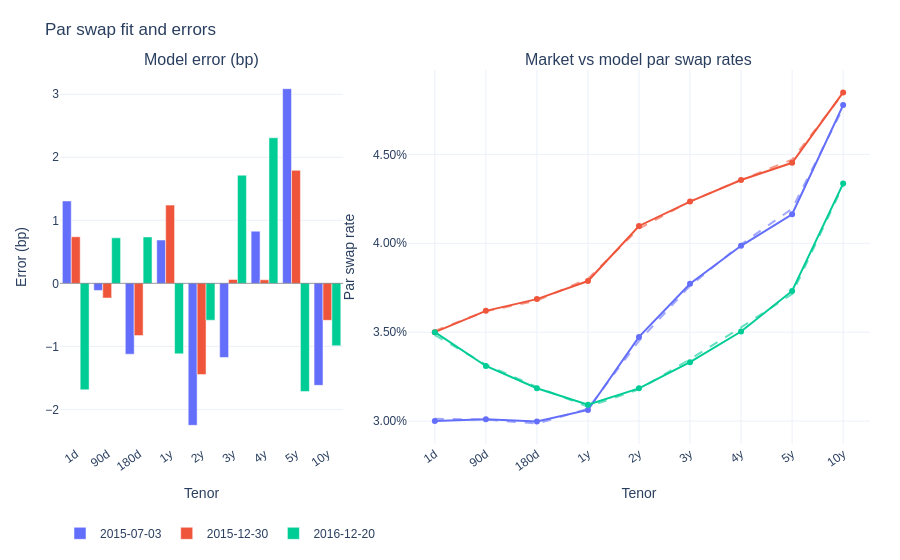

Write notebook code for a chart like this one.
### Markdown cell above
### Results

Qualitatively, the model tracks the market par swap curve very closely on the sample dates. The dashed model curves sit almost on top of the market markers across maturities, and the left-panel bar chart shows low residuals (basis points). With more time spend on training, this results can be improved a lot.

### Code cell
fig, dates = plot_swap_rates(model, test_market_rates_df)
fig.show()

### Figure 1 — Plotly figure (JSON) as saved in the notebook; plotly's stock layout.template omitted (floating-point values rounded to 4 significant figures)
{"data": [{"legendgroup": "2015-07-03", "marker": {"color": "#636EFA"}, "name": "2015-07-03", "type": "bar", "x": ["1d", "90d", "180d", "1y", "2y", "3y", "4y", "5y", "10y"], "xaxis": "x", "y": [1.307, -0.1118, -1.124, 0.6872, -2.252, -1.175, 0.8279, 3.088, -1.619], "yaxis": "y"}, {"legendgroup": "2015-07-03", "line": {"color": "#636EFA"}, "marker": {"color": "#636EFA"}, "mode": "markers+lines", "name": "2015-07-03 (Market)", "showlegend": false, "type": "scatter", "x": ["1d", "90d", "180d", "1y", "2y", "3y", "4y", "5y", "10y"], "xaxis": "x2", "y": [0.03, 0.0301, 0.02998, 0.03063, 0.03473, 0.03773, 0.03986, 0.04163, 0.04777], "yaxis": "y2"}, {"legendgroup": "2015-07-03", "line": {"color": "#636EFA", "dash": "dash"}, "mode": "lines", "name": "2015-07-03 (Model)", "opacity": 0.6, "showlegend": false, "type": "scatter", "x": ["1d", "90d", "180d", "1y", "2y", "3y", "4y", "5y", "10y"], "xaxis": "x2", "y": [0.03013, 0.03009, 0.02986, 0.0307, 0.03451, 0.03761, 0.03994, 0.04194, 0.04761], "yaxis": "y2"}, {"legendgroup": "2015-12-30", "marker": {"color": "#EF553B"}, "name": "2015-12-30", "type": "bar", "x": ["1d", "90d", "180d", "1y", "2y", "3y", "4y", "5y", "10y"], "xaxis": "x", "y": [0.7385, -0.2324, -0.8291, 1.241, -1.448, 0.06174, 0.05597, 1.793, -0.5873], "yaxis": "y"}, {"legendgroup": "2015-12-30", "line": {"color": "#EF553B"}, "marker": {"color": "#EF553B"}, "mode": "markers+lines", "name": "2015-12-30 (Market)", "showlegend": false, "type": "scatter", "x": ["1d", "90d", "180d", "1y", "2y", "3y", "4y", "5y", "10y"], "xaxis": "x2", "y": [0.035, 0.0362, 0.03686, 0.03788, 0.04097, 0.04234, 0.04356, 0.04452, 0.04848], "yaxis": "y2"}, {"legendgroup": "2015-12-30", "line": {"color": "#EF553B", "dash": "dash"}, "mode": "lines", "name": "2015-12-30 (Model)", "opacity": 0.6, "showlegend": false, "type": "scatter", "x": ["1d", "90d", "180d", "1y", "2y", "3y", "4y", "5y", "10y"], "xaxis": "x2", "y": [0.03507, 0.03618, 0.03678, 0.038, 0.04083, 0.04235, 0.04356, 0.0447, 0.04842], "yaxis": "y2"}, {"legendgroup": "2016-12-20", "marker": {"color": "#00CC96"}, "name": "2016-12-20", "type": "bar", "x": ["1d", "90d", "180d", "1y", "2y", "3y", "4y", "5y", "10y"], "xaxis": "x", "y": [-1.688, 0.7217, 0.7359, -1.119, -0.585, 1.716, 2.31, -1.715, -0.9917], "yaxis": "y"}, {"legendgroup": "2016-12-20", "line": {"color": "#00CC96"}, "marker": {"color": "#00CC96"}, "mode": "markers+lines", "name": "2016-12-20 (Market)", "showlegend": false, "type": "scatter", "x": ["1d", "90d", "180d", "1y", "2y", "3y", "4y", "5y", "10y"], "xaxis": "x2", "y": [0.035, 0.0331, 0.03185, 0.03092, 0.03184, 0.03331, 0.03504, 0.03732, 0.04336], "yaxis": "y2"}, {"legendgroup": "2016-12-20", "line": {"color": "#00CC96", "dash": "dash"}, "mode": "lines", "name": "2016-12-20 (Model)", "opacity": 0.6, "showlegend": false, "type": "scatter", "x": ["1d", "90d", "180d", "1y", "2y", "3y", "4y", "5y", "10y"], "xaxis": "x2", "y": [0.03483, 0.03317, 0.03192, 0.03081, 0.03178, 0.03349, 0.03527, 0.03715, 0.04326], "yaxis": "y2"}], "layout": {"annotations": [{"font": {"size": 16}, "showarrow": false, "text": "Model error (bp)", "x": 0.1748, "xanchor": "center", "xref": "paper", "y": 1, "yanchor": "bottom", "yref": "paper"}, {"font": {"size": 16}, "showarrow": false, "text": "Market vs model par swap rates", "x": 0.7148, "xanchor": "center", "xref": "paper", "y": 1, "yanchor": "bottom", "yref": "paper"}], "bargap": 0.15, "bargroupgap": 0, "barmode": "group", "font": {"family": "Arial", "size": 12}, "legend": {"orientation": "h", "x": 0, "xanchor": "left", "y": -0.2, "yanchor": "top"}, "margin": {"b": 90, "l": 60, "r": 30, "t": 70}, "shapes": [{"line": {"color": "rgba(0,0,0,0.35)", "width": 1}, "type": "line", "x0": 0, "x1": 1, "xref": "x domain", "y0": 0, "y1": 0, "yref": "y"}], "title": {"text": "Par swap fit and errors", "xanchor": "left"}, "xaxis": {"anchor": "y", "automargin": true, "categoryarray": ["1d", "90d", "180d", "1y", "2y", "3y", "4y", "5y", "10y"], "categoryorder": "array", "domain": [0, 0.3496], "tickangle": -35, "tickfont": {"size": 12}, "title": {"text": "Tenor"}, "type": "category"}, "xaxis2": {"anchor": "y2", "automargin": true, "categoryarray": ["1d", "90d", "180d", "1y", "2y", "3y", "4y", "5y", "10y"], "categoryorder": "array", "domain": [0.4296, 1], "tickangle": -35, "tickfont": {"size": 12}, "title": {"text": "Tenor"}, "type": "category"}, "yaxis": {"anchor": "x", "domain": [0, 1], "title": {"text": "Error (bp)"}, "zeroline": false}, "yaxis2": {"anchor": "x2", "domain": [0, 1], "tickformat": ".2%", "title": {"text": "Par swap rate"}}}}
